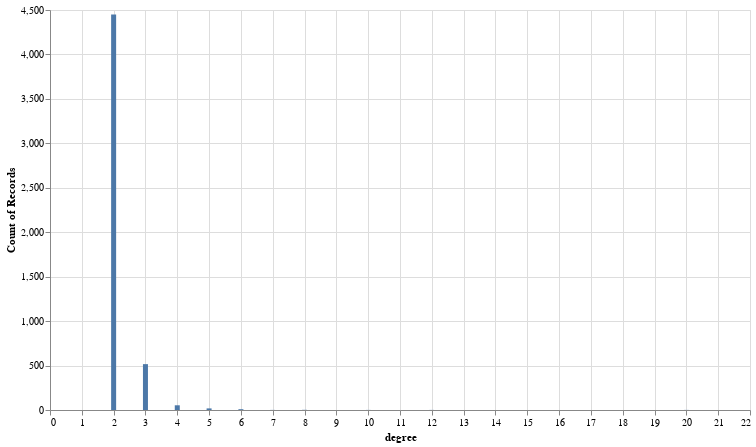

The notebook cell this image was saved under:
### Code cell
plot_degree_distrib(hyperedges_degrees_df)

### Figure 1 — Vega-Lite specification as saved in the notebook (floating-point values rounded to 4 significant figures; data arrays with more than 128 entries replaced by an {"elided": "..."} marker saying what was removed)
{"config": {"view": {"continuousWidth": 400, "continuousHeight": 300}}, "data": {"name": "data-6420ca2a8dbf0e1c60e105d5d28bb898"}, "mark": "bar", "encoding": {"tooltip": {"type": "quantitative", "aggregate": "count"}, "x": {"type": "quantitative", "field": "degree"}, "y": {"type": "quantitative", "aggregate": "count"}}, "height": 400, "selection": {"selector003": {"type": "interval", "bind": "scales", "encodings": ["x", "y"]}}, "width": 700, "$schema": "https://vega.github.io/schema/vega-lite/v4.8.1.json", "datasets": {"data-6420ca2a8dbf0e1c60e105d5d28bb898": {"elided": "5052 records"}}}
